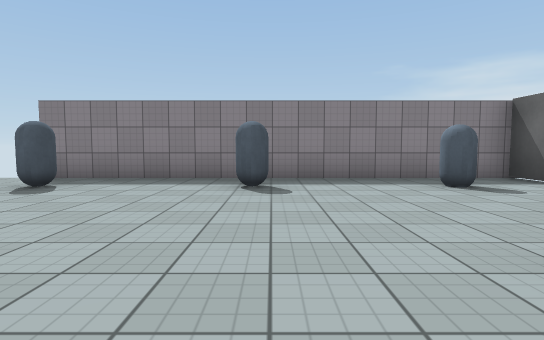
[1] (above)

12 first-person views from a walk through a Unity game level. The camera is 1.2 m above the floor, tilts 4° down and sees 80° across. The floor is counted in squares, 2 m on a side. Each view is taken from the middle of a square. On the plan, view 1 faces up. The plan holds only what a view shows up to about 10 squares ahead; the rest is blank. The player is left out. Some surface patterns are stand-ins.

[2]
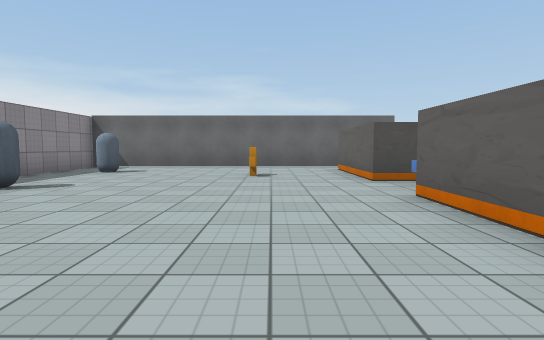

[3]
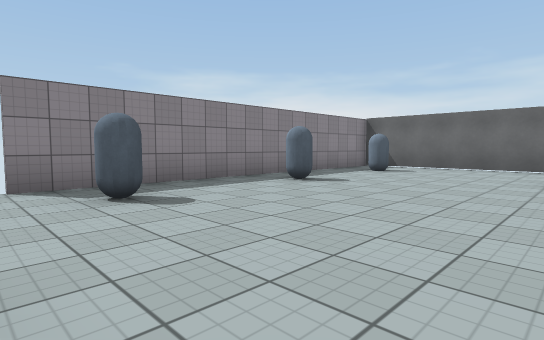

[4]
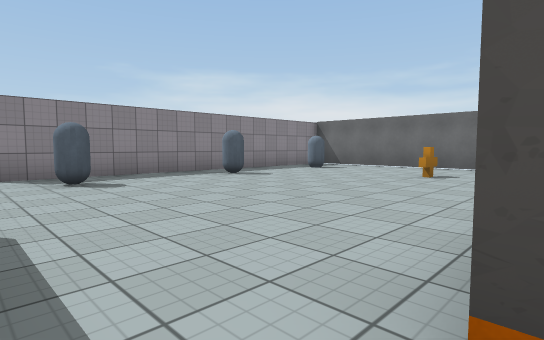

[5]
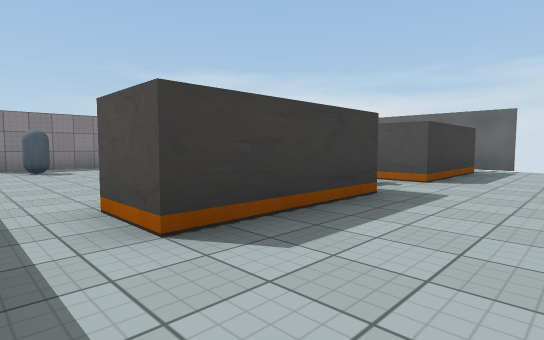

[6]
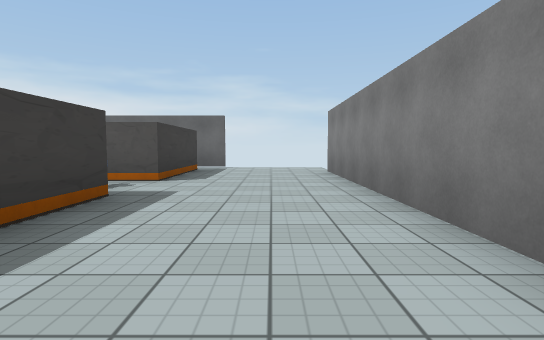

[7]
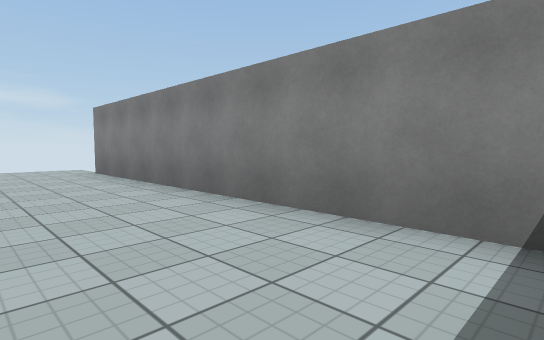

[8]
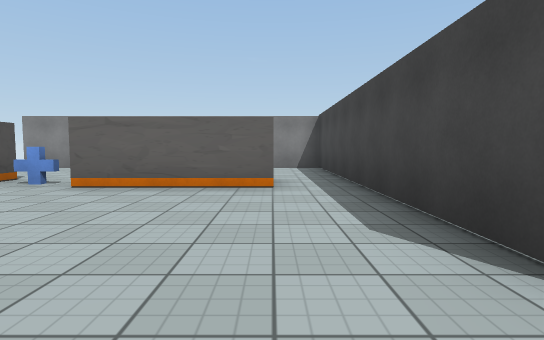

[9]
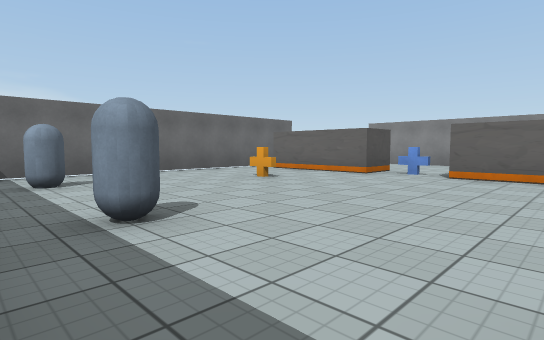

[10]
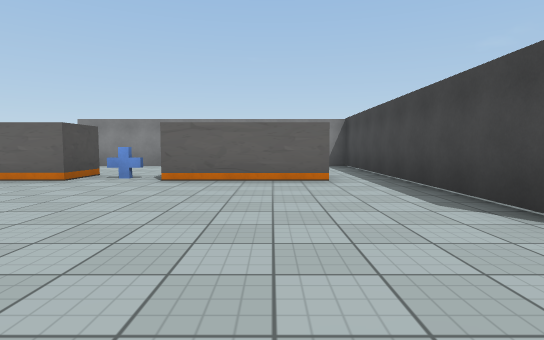

[11]
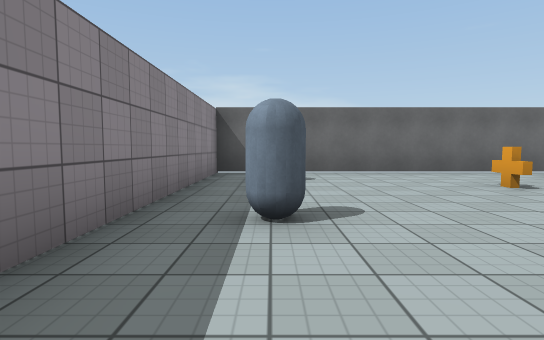

[12]
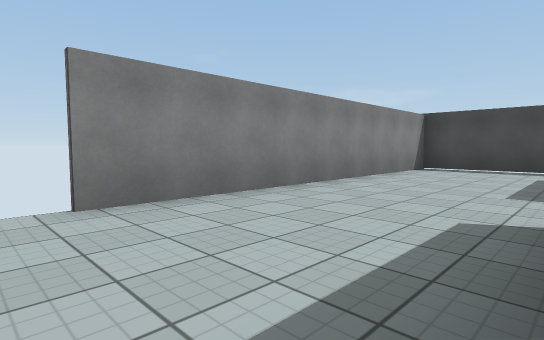

### Floor plan
Points are (right, up) in squares from view 1. A wall is a line through its corners. A room is listed if a view was taken in it or the views show most of it. See-through windows are left out.
Room 1 (views 1, 2, 3, 8, 9, 10, 11)
walls: (0.7, -0.8) (3.8, -0.8); (-5.4, 2.5) (-5.4, -0.5); (-4, -0.8) (-1, -0.8); (4.6, -0.6) (4.6, 6.3) (-4.5, 6.3)
ways out: opening at (-5, -1.5) to room 2; opening at (0, -1.5) to room 2; opening at (4, -1.5) to room 2
objects: other object (-4, 5); other object (0, 5); other object (2, 1); other object (3, 5)
Room 2 (views 4, 5, 6, 7, 12)
walls: (-1, -2) (-4, -2) (-4, -0.8); (3.8, -2) (0.7, -2) (0.7, -0.8); (4.6, -2.6) (4.6, -0.6); (-5.4, -0.5) (-5.4, -5.4) (3.1, -5.4)
ways out: opening at (-5, -1.5) to room 1; opening at (0, -1.5) to room 1; opening at (4, -1.5) to room 1
objects: other object (0, -1)

Where each view was taken, in squares from view 1:
view 1: 0 up, 0 right, facing up
view 2: 1 up, 5 left, facing right
view 3: 1 up, 5 left, facing up-right
view 4: 1 down, 5 left, facing up-right
view 5: 4 down, 5 left, facing up-right
view 6: 4 down, 5 left, facing right
view 7: 3 down, 5 left, facing down-right
view 8: 4 up, 4 left, facing down
view 9: 6 up, 3 left, facing down-right
view 10: 5 up, 3 left, facing down
view 11: 5 up, 3 left, facing right
view 12: 2 down, 4 right, facing down-left
